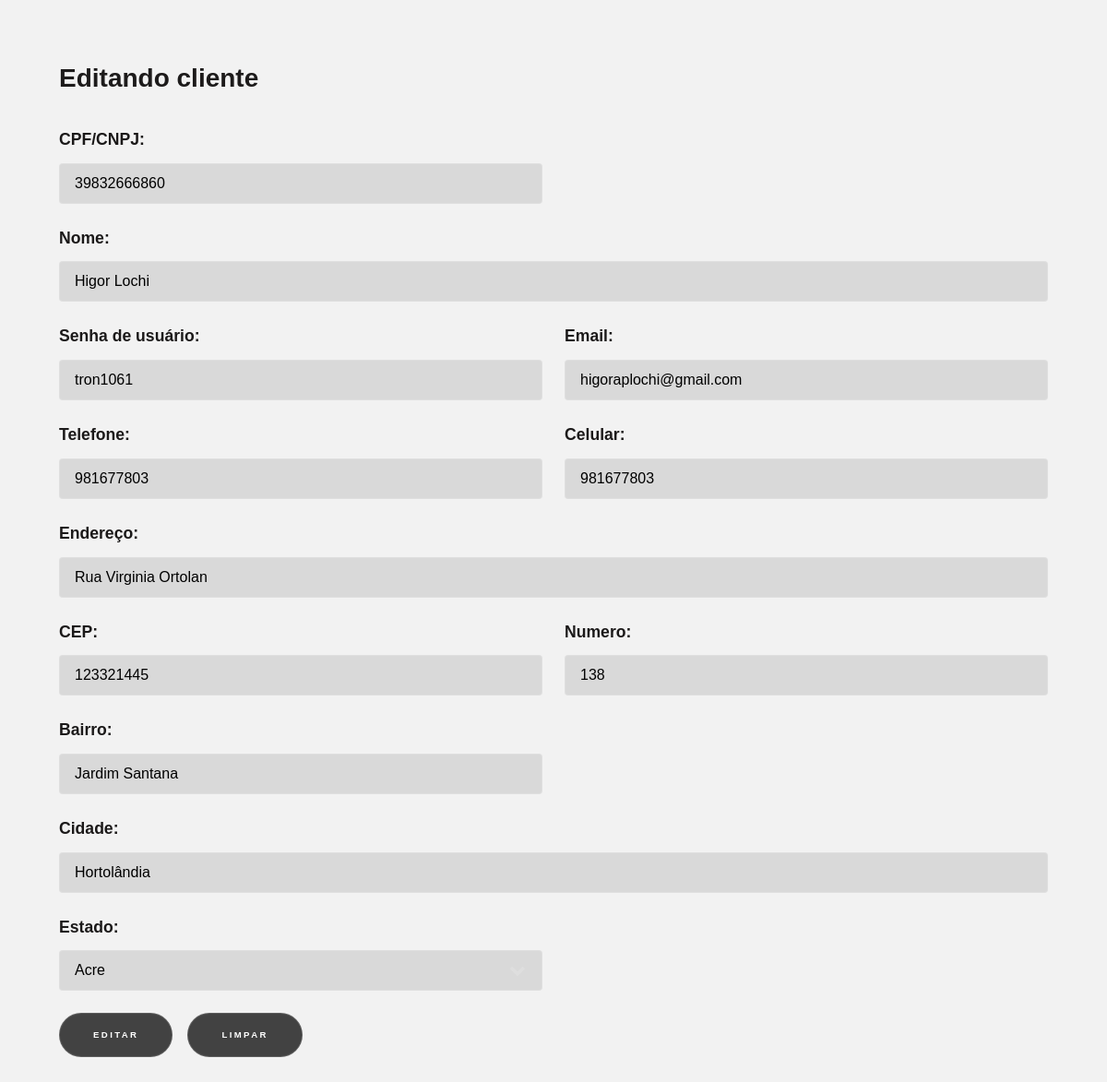
The page /EnterpriseWebSite/editCliente.php?CPF=39832666860 on the database its author committed.
### tables this page shows
CREATE TABLE `cliente` (
  `CPF` bigint(20) NOT NULL,
  `Nome` varchar(70) DEFAULT NULL,
  `Senha` varchar(20) DEFAULT NULL,
  `Email` varchar(70) DEFAULT NULL,
  `Telefone` int(40) DEFAULT NULL,
  `Celular` varchar(40) NOT NULL,
  `Endereco` varchar(100) NOT NULL,
  `CEP` int(20) DEFAULT NULL,
  `Numero` int(10) DEFAULT NULL,
  `Bairro` varchar(70) DEFAULT NULL,
  `Cidade` varchar(50) DEFAULT NULL,
  `Estado` int(11) DEFAULT NULL
);

### EnterpriseWebSite/editCliente.php (the view, shortened to what this page needs)
<!DOCTYPE html>
<html>
<head>
		<link rel="stylesheet" href="assets/css/main.css" />
</head>
<body>
<?php
	require('ConexaoBD.php');
$cpf = $_GET['CPF'];
$sql = mysqli_query($link,"SELECT * FROM cliente WHERE CPF = '$cpf'");
while ($cont = mysqli_fetch_array($sql)) {
?>
	<section id="four" class="wrapper style4 fade-up">
                    	<div class="inner">
                    		<h2>Editando cliente</h2>
							<form method="POST" action="ResEditCliente.php">
								<div class="row gtr-uniform">
									<div class="col-6 col-12-xsmall">
										<label>CPF/CNPJ:</label>
										<input type="text" name="CPF" id="demo-name" value="<?php echo $cont['CPF'];?>"/>
									</div>
									<div class="col-12 col-12-xsmall">
										<label>Nome:</label>
										<input type="text" name="Nome" id="demo-email" value="<?php echo $cont['Nome'];?>"/>
									</div>
									<div class="col-6 col-12-xsmall">
										<label>Senha de usuário:</label>
										<input type="text" name="Senha" id="demo-email" value="<?php echo $cont['Senha'];?>"/>
									</div>
									<div class="col-6 col-12-xsmall">
										<label>Email:</label>
										<input type="text" name="Email" id="demo-email" value="<?php echo $cont['Email'];?>"/>
									</div>
									<div class="col-6 col-12-xsmall">
										<label>Telefone:</label>
										<input type="text" name="Telefone" id="demo-email" value="<?php echo $cont['Telefone'];?>"/>
									</div>
									<div class="col-6 col-12-xsmall">
										<label>Celular:</label>
										<input type="text" name="Celular" id="demo-email" value="<?php echo $cont['Celular'];?>"/>
									</div>
									<div class="col-12 col-12-xsmall">
										<label>Endereço:</label>
										<input type="text" name="Endereco" id="demo-email" value="<?php echo $cont['Endereco'];?>"/>
									</div>
									<div class="col-6 col-12-xsmall">
										<label>CEP:</label>
										<input type="text" name="CEP" id="demo-email" value="<?php echo $cont['CEP'];?>"/>
									</div>
									<div class="col-6 col-12-xsmall">
										<label>Numero:</label>
										<input type="text" name="Numero" id="demo-email" value="<?php echo $cont['Numero'];?>"/>
									</div>
									<div class="col-6 col-12-xsmall">
										<label>Bairro:</label>
										<input type="text" name="Bairro" id="demo-email" value="<?php echo $cont['Bairro'];?>"/>
									</div>
									<div class="col-12 col-12-xsmall">
										<label>Cidade:</label>
										<input type="text" name="Cidade" id="demo-email" value="<?php echo $cont['Cidade'];?>"/>
									</div>
									<div class="col-6 col-12-xsmall">
										<label>Estado:</label>
										<select name="Estado" id="demo-category">
										<?php
	$sql1 = "SELECT * FROM estado ORDER BY ID_Estado ASC";
	$resultado1 = mysqli_query($link,$sql1);
	while ($cont1 = mysqli_fetch_array($resultado1)) {
		echo "<option value='".$cont1['ID_Estado']."'>".$cont1['DescEstado']."</option>";
	}
}
?>
                                        </select>
									</div>
									<div class="col-12">
										<ul class="actions">
											<li><input type="submit" value="Editar" class="primary"/></li>
											<li><input type="reset" value="Limpar"/></li>
										</ul>
									</div>
								</div>
	       			    </form>
                    </div>
                </section>
</body>
</html>

### rows shown on the page
cliente: CPF "39832666860", Nome "Higor Lochi", Senha "tron1061", Email "higoraplochi@gmail.com", Telefone "981677803", Celular "981677803", Endereco "Rua Virginia Ortolan", CEP "123321445", Numero "138", Bairro "Jardim Santana", Cidade "Hortolândia"

### other values the page prints
form field Estado "Acre"
